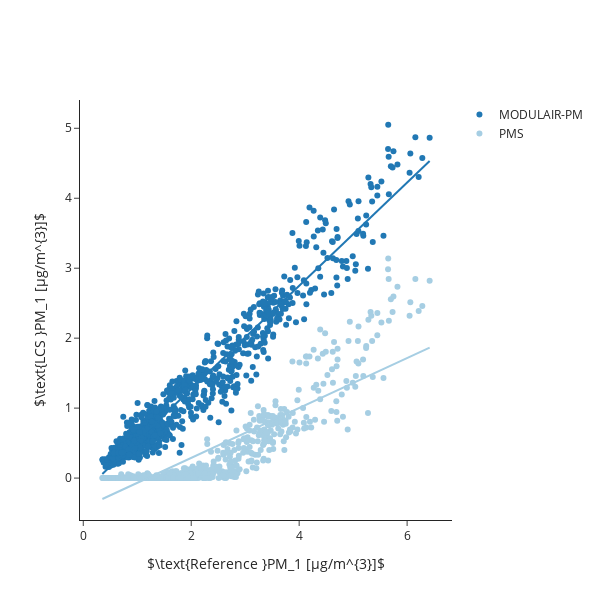

This figure's notebook cell:
### Code cell
fig = go.Figure()

fig.add_trace(go.Scatter(
    x=data["PM1_SMPS"], 
    y=data["PM1_modpm"], 
    mode = 'markers',
    marker_color = 'rgb(33, 120, 180)', 
    name = 'MODULAIR-PM'))

fig.add_trace(go.Scatter(
    x= x_smps,
    y= y_modpm,
    mode = 'lines',
    marker_color = 'rgb(33, 120, 180)',
    showlegend=False))

fig.add_trace(go.Scatter(
    x=data["PM1_SMPS"], 
    y=data["PM1_neph"], 
    mode = 'markers',
    marker_color = 'rgb(166, 206, 227)', 
    name = 'PMS'))

fig.add_trace(go.Scatter(
    x= x_smps,
    y= y_neph,
    mode = 'lines',
    marker_color = 'rgb(166, 206, 227)',
    showlegend=False))
              
fig.update_layout(
    autosize=False,
    width=600, height=600,
    xaxis=dict(title_text="$\\text{Reference }PM_1 [μg/m^{3}]$"),
    yaxis=dict(title_text="$\\text{LCS }PM_1 [μg/m^{3}]$")
) 

fig.layout.template = 'simple_white'

fig.show()

### Figure 1 — Plotly figure (JSON) as saved in the notebook; plotly's stock layout.template omitted (floating-point values rounded to 4 significant figures; data arrays with more than 128 entries replaced by an {"elided": "..."} marker saying what was removed)
{"data": [{"marker": {"color": "rgb(33, 120, 180)"}, "mode": "markers", "name": "MODULAIR-PM", "type": "scatter", "x": {"elided": "982 float values"}, "y": {"elided": "982 float values"}}, {"marker": {"color": "rgb(33, 120, 180)"}, "mode": "lines", "showlegend": false, "type": "scatter", "x": [0.3533, 6.417], "y": [0.05856, 4.533]}, {"marker": {"color": "rgb(166, 206, 227)"}, "mode": "markers", "name": "PMS", "type": "scatter", "x": {"elided": "982 float values"}, "y": {"elided": "982 float values"}}, {"marker": {"color": "rgb(166, 206, 227)"}, "mode": "lines", "showlegend": false, "type": "scatter", "x": [0.3533, 6.417], "y": [-0.299, 1.865]}], "layout": {"autosize": false, "height": 600, "width": 600, "xaxis": {"title": {"text": "$\\text{Reference }PM_1 [μg/m^{3}]$"}}, "yaxis": {"title": {"text": "$\\text{LCS }PM_1 [μg/m^{3}]$"}}}}
